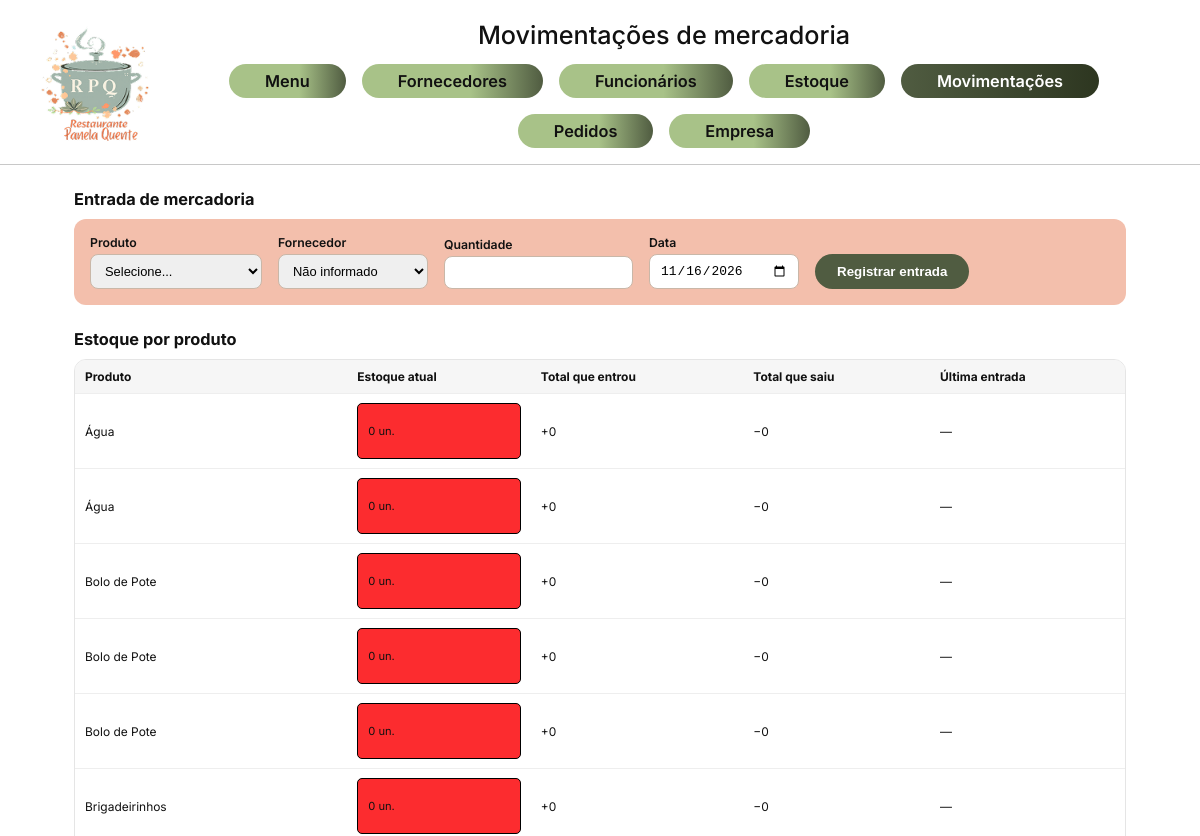
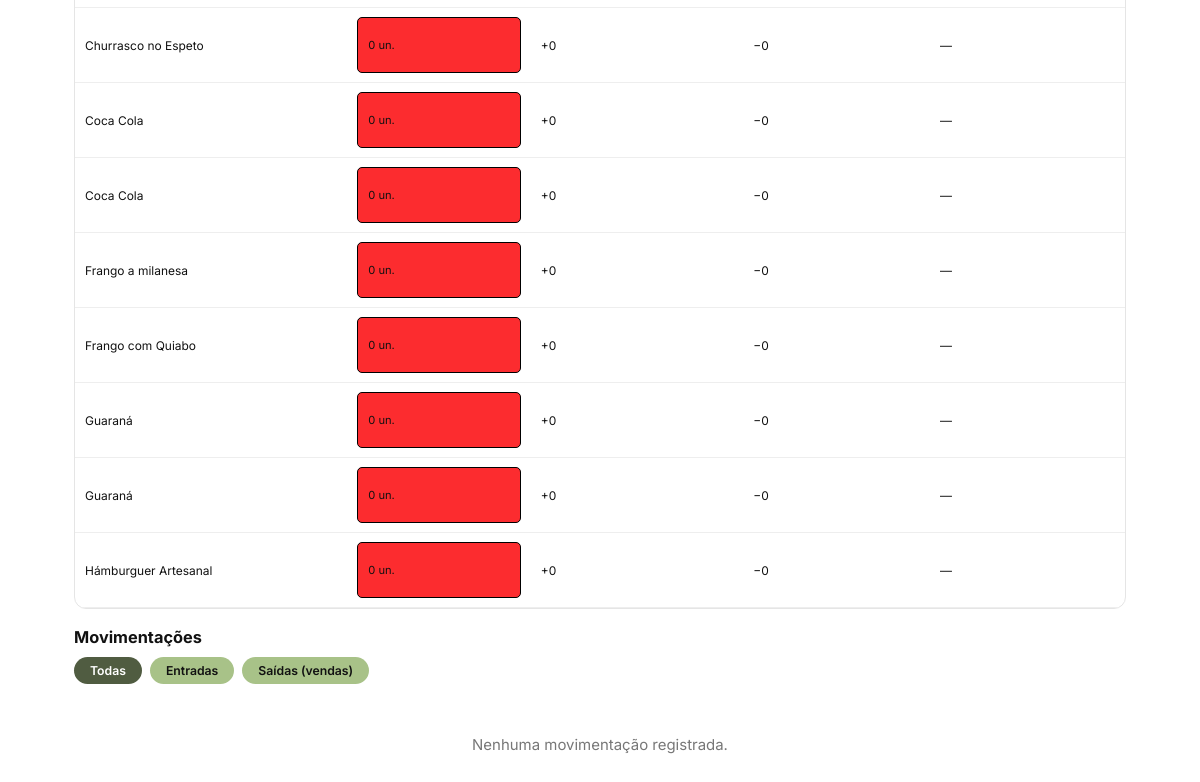
/projetobernardolohana/index.php?controller=produto&action=movimentos (signed in), run on an earlier commit of the app's database (2 pictures, top to bottom).
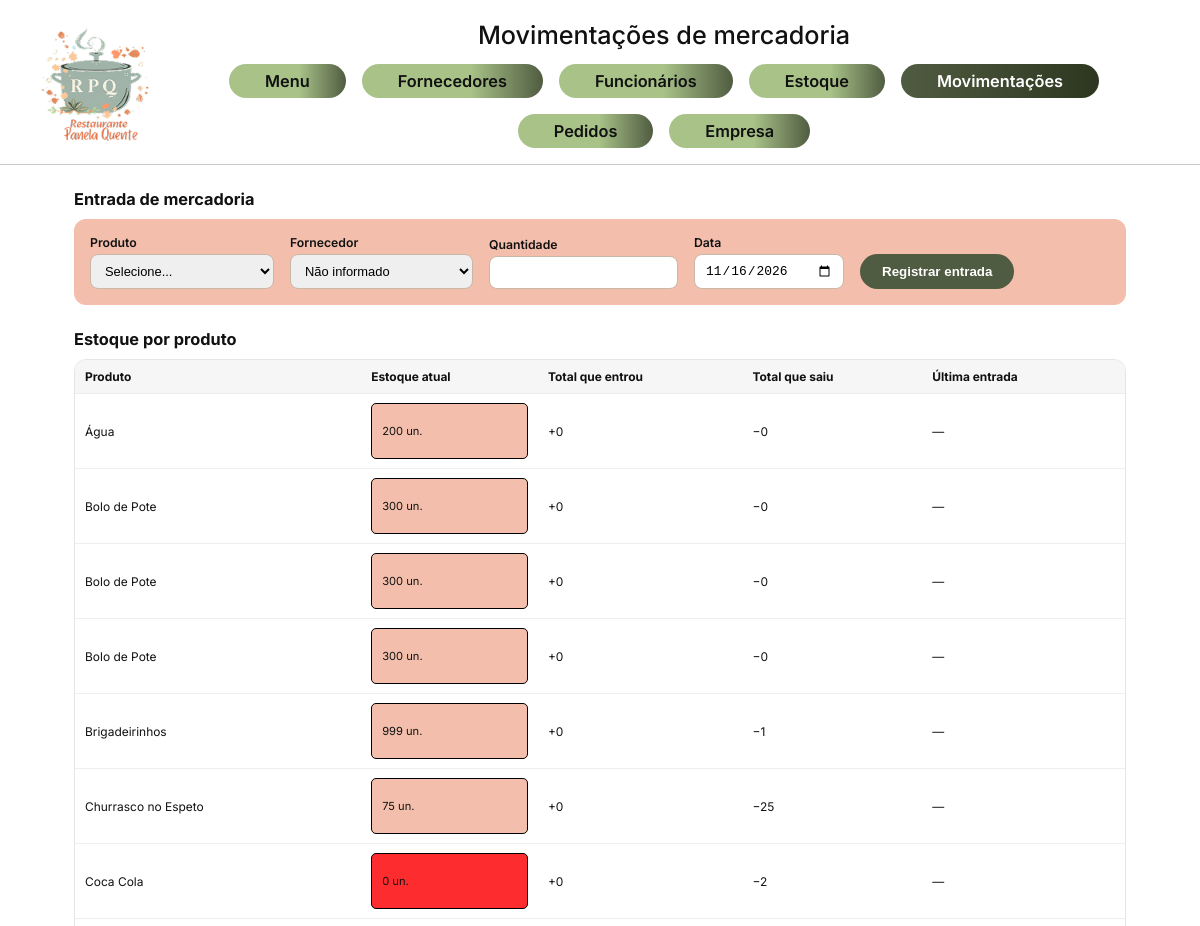
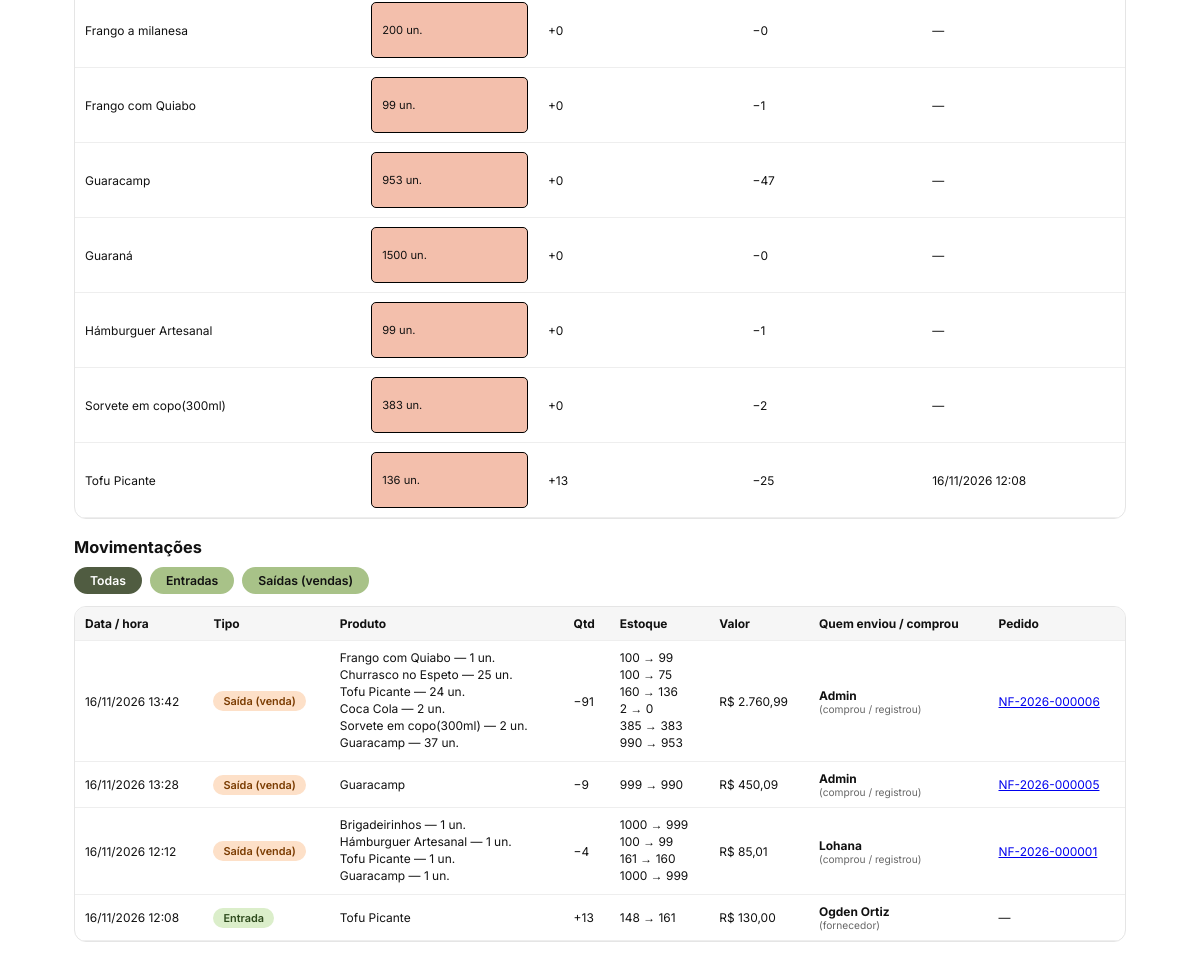
And on a later commit of the database (2 pictures, top to bottom).
### tables this page shows
CREATE TABLE `produto` (
  `id` int(11) NOT NULL,
  `categoria_id` int(11) NOT NULL,
  `nome` varchar(100) NOT NULL,
  `descricao` text DEFAULT NULL,
  `variacao` varchar(150) DEFAULT NULL,
  `preco` decimal(10,2) NOT NULL DEFAULT 0.00,
  `estoque_qtd` int(11) NOT NULL DEFAULT 0,
  `fornecedor_id` int(11) DEFAULT NULL,
  `ativo` tinyint(1) NOT NULL DEFAULT 1
);

CREATE TABLE `entrada_mercadoria` (
  `id` int(11) NOT NULL,
  `tipo` enum('entrada','venda') NOT NULL DEFAULT 'entrada',
  `produto_id` int(11) DEFAULT NULL,
  `produto_nome` varchar(100) DEFAULT NULL,
  `fornecedor_id` int(11) DEFAULT NULL,
  `pedido_id` int(11) DEFAULT NULL,
  `usuario_id` int(11) DEFAULT NULL,
  `quantidade` int(11) NOT NULL DEFAULT 0,
  `valor_unitario` decimal(10,2) NOT NULL DEFAULT 0.00,
  `estoque_antes` int(11) DEFAULT NULL,
  `estoque_depois` int(11) DEFAULT NULL,
  `data` date NOT NULL,
  `status` enum('rascunho','confirmado') NOT NULL DEFAULT 'rascunho',
  `valor_total` decimal(10,2) NOT NULL DEFAULT 0.00,
  `criado_em` timestamp NOT NULL DEFAULT current_timestamp()
);

CREATE TABLE `pedido` (
  `id` int(11) NOT NULL,
  `produto_id` int(11) DEFAULT NULL,
  `produto_nome` varchar(255) NOT NULL,
  `variacao` varchar(120) DEFAULT NULL,
  `usuario_id` int(11) DEFAULT NULL,
  `quantidade` int(11) NOT NULL DEFAULT 1,
  `preco_unitario` decimal(10,2) NOT NULL DEFAULT 0.00,
  `valor_total` decimal(10,2) NOT NULL DEFAULT 0.00,
  `desconto` decimal(10,2) NOT NULL DEFAULT 0.00,
  `data_pedido` datetime NOT NULL,
  `hora_recebimento` time DEFAULT NULL,
  `nota_fiscal` varchar(60) DEFAULT NULL,
  `criado_em` timestamp NOT NULL DEFAULT current_timestamp()
);

CREATE TABLE `fornecedor` (
  `id` int(11) NOT NULL,
  `nome` varchar(120) NOT NULL,
  `cpf` varchar(20) DEFAULT NULL,
  `lugar` varchar(150) DEFAULT NULL,
  `produtos` text DEFAULT NULL,
  `data_recebimento` date DEFAULT NULL,
  `hora_recebimento` time DEFAULT NULL,
  `ativo` tinyint(1) NOT NULL DEFAULT 1
);

### projetobernardolohana/controllers/produtocontroller.php (called while the page is built, shortened)
<?php
require_once __DIR__ . '/../models/entrada.php';
class ProdutoController
{
    public function movimentos(): void
    {
        $tipo = in_array($_GET['tipo'] ?? '', ['entrada', 'venda'], true) ? $_GET['tipo'] : null;
        $modelo = new Entrada();
        $movimentos = $modelo->listarMovimentos($tipo);
        $resumo = $modelo->resumoPorProduto();
        require_once __DIR__ . '/../views/movimentos.php';
    }
}

### projetobernardolohana/index.php (called while the page is built, shortened)
<?php
require_once __DIR__ . '/config/db.php';
$controller = $_GET['controller'] ?? 'auth';
$action = $_GET['action'] ?? 'form';
switch ($controller) {
    case 'produto':
        require_once __DIR__ . '/controllers/produtocontroller.php';
        $c = new ProdutoController();
        break;
}
$c->$action();

### projetobernardolohana/config/db.php (called while the page is built)
<?php
class Database
{
    private static $conn=null;
    public static function getConnection()
    {
        if (self::$conn === null) {
            try {
                self::$conn=new PDO(
                    "mysql:host=localhost;dbname=projetorrgi51;charset=utf8mb4",
                    "root",
                    "",
                    [
                        PDO::ATTR_ERRMODE=>PDO::ERRMODE_EXCEPTION,
                        PDO::ATTR_DEFAULT_FETCH_MODE=>PDO::FETCH_ASSOC
                    ]
                );
            }catch (PDOException $e){
                die("Erro ao conectar ao banco de dados.");
            }
        }
        return self::$conn;
    }
}

### projetobernardolohana/models/entrada.php (called while the page is built, shortened)
<?php
require_once __DIR__ . '/../config/db.php';
class Entrada
{
    private PDO $conn;
    public function __construct()
    {
        $this->conn = Database::getConnection();
    }
    public function listarMovimentos(?string $tipo = null, int $limite = 300): array
    {
        $filtro = $tipo ? "WHERE e.tipo = :tipo" : "";
        $stmt = $this->conn->prepare("
            SELECT e.id, e.tipo, e.data, e.criado_em, e.produto_id, e.produto_nome,
                   e.quantidade, e.valor_unitario, e.valor_total,
                   e.estoque_antes, e.estoque_depois, e.pedido_id, pe.nota_fiscal,
                   f.nome AS fornecedor_nome,
                   COALESCE(uc.nome, ur.nome) AS pessoa,
                   CASE WHEN e.tipo = 'entrada' THEN 'Fornecedor' ELSE 'Cliente / garçom' END AS papel
            FROM entrada_mercadoria e
            LEFT JOIN fornecedor f ON f.id = e.fornecedor_id
            LEFT JOIN usuario ur ON ur.id = e.usuario_id
            LEFT JOIN pedido pe ON pe.id = e.pedido_id
            LEFT JOIN usuario uc ON uc.id = pe.usuario_id
            {$filtro}
            ORDER BY e.criado_em DESC, e.id DESC
            LIMIT :lim
        ");
        $stmt->bindValue(':lim', $limite, PDO::PARAM_INT);
        $stmt->execute();
        return $stmt->fetchAll();
    }
    public function resumoPorProduto(): array
    {
        return $this->conn->query("
            SELECT p.id, p.nome, p.estoque_qtd,
                   COALESCE(SUM(CASE WHEN e.tipo = 'entrada' THEN e.quantidade END), 0) AS total_entrada,
                   COALESCE(SUM(CASE WHEN e.tipo = 'venda'   THEN e.quantidade END), 0) AS total_saida,
                   MAX(CASE WHEN e.tipo = 'entrada' THEN e.criado_em END) AS ultima_entrada
            FROM produto p
            LEFT JOIN entrada_mercadoria e ON e.produto_id = p.id
            GROUP BY p.id, p.nome, p.estoque_qtd
            ORDER BY p.nome
        ")->fetchAll();
    }
}

### projetobernardolohana/views/movimentos.php (the view, shortened to what the changed rows need)
<?php
function precoMov(?float $v): string
{
    return 'R$ ' . number_format($v ?? 0, 2, ',', '.');
}
$filtroAtual = $tipo ?? 'todas';
?>
<!DOCTYPE html>
<html lang="pt-BR">
<head>
  <link rel="stylesheet" href="public/assets/css/style.css">
</head>
<body data-page="produtos">
  <header class="site-header">
    <div class="header-right">
      <h1 class="header-title">Movimentações de mercadoria</h1>
    </div>
  </header>
  <section class="mov-box">
    <h2 class="mov-titulo">Entrada de mercadoria</h2>
  </section>
  <section class="mov-box">
    <h2 class="mov-titulo">Estoque por produto</h2>
    <div class="mov-tabela-wrap">
      <table class="mov-tabela">
        <thead>
          <tr>
            <th>Produto</th><th>Estoque atual</th><th>Total que entrou</th>
            <th>Total que saiu</th><th>Última entrada</th>
          </tr>
        </thead>
        <tbody>
          <?php foreach ($resumo as $r): ?>
            <?php $atual = (int)$r['estoque_qtd']; $classe = $atual <= 0 ? 'estoque-zero' : ($atual <= 10 ? 'estoque-baixo' : ''); ?>
            <tr>
              <td><?= htmlspecialchars($r['nome']) ?></td>
              <td><span class="badge badge-estoque <?= $classe ?>"><?= $atual ?> un.</span></td>
              <td>+<?= (int)$r['total_entrada'] ?></td>
              <td>−<?= (int)$r['total_saida'] ?></td>
              <td><?= $r['ultima_entrada'] ? htmlspecialchars(date('d/m/Y H:i', strtotime($r['ultima_entrada']))) : '—' ?></td>
            </tr>
          <?php endforeach; ?>
        </tbody>
      </table>
    </div>
    <h2 class="mov-titulo">Movimentações</h2>
    <div class="mov-filtros">
      <a href="index.php?controller=produto&action=movimentos" class="<?= $filtroAtual === 'todas' ? 'ativo' : '' ?>">Todas</a>
      <a href="index.php?controller=produto&action=movimentos&tipo=entrada" class="<?= $filtroAtual === 'entrada' ? 'ativo' : '' ?>">Entradas</a>
      <a href="index.php?controller=produto&action=movimentos&tipo=venda" class="<?= $filtroAtual === 'venda' ? 'ativo' : '' ?>">Saídas (vendas)</a>
    </div>
    <?php if (empty($movimentos)): ?>
      <div class="empty-msg">Nenhuma movimentação registrada.</div>
    <?php else: ?>
      <div class="mov-tabela-wrap">
        <table class="mov-tabela">
          <thead>
            <tr>
              <th>Data / hora</th><th>Tipo</th><th>Produto</th><th>Qtd</th>
              <th>Estoque</th><th>Valor</th><th>Quem enviou / comprou</th><th>Pedido</th>
            </tr>
          </thead>
          <tbody>
            <?php
              $grupos = [];
              foreach ($movimentos as $m) {
                $chave = ($m['tipo'] === 'venda' && !empty($m['pedido_id']))
                       ? 'v:' . ($m['nota_fiscal'] ?: $m['pedido_id'])
                       : 'x:' . $m['id'];
                if (!isset($grupos[$chave])) $grupos[$chave] = ['head' => $m, 'itens' => [], 'qtd' => 0, 'valor' => 0.0];
                $grupos[$chave]['itens'][] = $m;
                $grupos[$chave]['qtd']   += (int)$m['quantidade'];
                $grupos[$chave]['valor'] += (float)$m['valor_total'];
              }
            ?>
            <?php foreach ($grupos as $g): $m = $g['head']; $multi = count($g['itens']) > 1; ?>
              <tr>
                <td><?= htmlspecialchars(date('d/m/Y H:i', strtotime($m['criado_em']))) ?></td>
                <td>
                  <span class="mov-tipo mov-tipo-<?= $m['tipo'] ?>">
                    <?= $m['tipo'] === 'entrada' ? 'Entrada' : 'Saída (venda)' ?>
                  </span>
                </td>
                <td>
                  <?php if (!$multi): ?>
                    <?= htmlspecialchars($m['produto_nome']) ?>
                  <?php else: ?>
                    <ul class="mov-itens">
                      <?php foreach ($g['itens'] as $it): ?>
                        <li><?= htmlspecialchars($it['produto_nome']) ?> — <?= (int)$it['quantidade'] ?> un.</li>
                      <?php endforeach; ?>
                    </ul>
                  <?php endif; ?>
                </td>
                <td><?= $m['tipo'] === 'entrada' ? '+' : '−' ?><?= (int)$g['qtd'] ?></td>
                <td>
                  <?php if (!$multi): ?>
                    <?= (int)$m['estoque_antes'] ?> → <?= (int)$m['estoque_depois'] ?>
                  <?php else: ?>
                    <ul class="mov-itens">
                      <?php foreach ($g['itens'] as $it): ?>
                        <li><?= (int)$it['estoque_antes'] ?> → <?= (int)$it['estoque_depois'] ?></li>
                      <?php endforeach; ?>
                    </ul>
                  <?php endif; ?>
                </td>
                <td><?= precoMov((float)$g['valor']) ?></td>
                <td>
                  <?php if ($m['tipo'] === 'entrada'): ?>
                    <strong><?= htmlspecialchars($m['fornecedor_nome'] ?? 'Não informado') ?></strong>
                    <small>(fornecedor)</small>
                  <?php else: ?>
                    <strong><?= htmlspecialchars($m['pessoa'] ?? '—') ?></strong>
                    <small>(comprou / registrou)</small>
                  <?php endif; ?>
                </td>
                <td>
                  <?php if (!empty($m['pedido_id'])): ?>
                    <a href="index.php?controller=venda&action=notaFiscal&id=<?= (int)$m['pedido_id'] ?>"><?= !empty($m['nota_fiscal']) ? htmlspecialchars($m['nota_fiscal']) : '#' . (int)$m['pedido_id'] ?></a>
                  <?php else: ?>—<?php endif; ?>
                </td>
              </tr>
            <?php endforeach; ?>
          </tbody>
        </table>
      </div>
    <?php endif; ?>
  </section>
</body>
</html>

What changed in the data, as far as the page shows it:
removed produto: nome "Água", estoque_qtd "0", total_entrada "0", total_saida "0"
removed produto: nome "Bolo de Pote", estoque_qtd "0", total_entrada "0", total_saida "0"
removed produto: nome "Coca Cola", estoque_qtd "0", total_entrada "0", total_saida "0"
changed produto "Água": estoque_qtd "0" → "200"
changed produto (number 2 of 14 on the later page): estoque_qtd "0" → "300"; moves up the list
added produto: nome "Bolo de Pote", estoque_qtd "300", total_entrada "0", total_saida "0"
changed produto (number 4 of 14 on the later page): estoque_qtd "0" → "300"
changed produto "Brigadeirinhos": estoque_qtd "0" → "999"; total_saida "0" → "1"
changed produto "Churrasco no Espeto": estoque_qtd "0" → "75"; total_saida "0" → "25"
changed produto "Coca Cola": total_saida "0" → "2"
changed produto "Frango a milanesa": estoque_qtd "0" → "200"
changed produto "Frango com Quiabo": estoque_qtd "0" → "99"; total_saida "0" → "1"
changed produto: nome "Guaraná" → "Guaracamp"; estoque_qtd "0" → "953"; total_saida "0" → "47"
changed produto "Guaraná": estoque_qtd "0" → "1500"
changed produto "Hámburguer Artesanal": estoque_qtd "0" → "99"; total_saida "0" → "1"
added produto: nome "Sorvete em copo(300ml)", estoque_qtd "383", total_entrada "0", total_saida "2"
added produto: nome "Tofu Picante", estoque_qtd "136", total_entrada "13", total_saida "25", ultima_entrada "16/11/2026 12:08"
added entrada_mercadoria: criado_em "16/11/2026 13:42", tipo "Saída (venda)", produto_nome "Frango com Quiabo", quantidade "1", qtd "91", estoque_antes "100", estoque_depois "99", valor "R$ 2.760,99", pessoa "Admin", pedido.nota_fiscal "NF-2026-000006"
added entrada_mercadoria: produto_nome "Churrasco no Espeto", quantidade "25", estoque_antes "100", estoque_depois "75"
added entrada_mercadoria: produto_nome "Tofu Picante", quantidade "24", estoque_antes "160", estoque_depois "136"
added entrada_mercadoria: produto_nome "Coca Cola", quantidade "2", estoque_antes "2", estoque_depois "0"
added entrada_mercadoria: produto_nome "Sorvete em copo(300ml)", quantidade "2", estoque_antes "385", estoque_depois "383"
added entrada_mercadoria: produto_nome "Guaracamp", quantidade "37", estoque_antes "990", estoque_depois "953"
added entrada_mercadoria: criado_em "16/11/2026 13:28", tipo "Saída (venda)", produto_nome "Guaracamp", qtd "9", estoque_antes "999", estoque_depois "990", valor "R$ 450,09", pessoa "Admin", pedido.nota_fiscal "NF-2026-000005", shown under "Movimentações"
added entrada_mercadoria: criado_em "16/11/2026 12:12", tipo "Saída (venda)", produto_nome "Brigadeirinhos", quantidade "1", qtd "4", estoque_antes "1000", estoque_depois "999", valor "R$ 85,01", pessoa "Lohana", pedido.nota_fiscal "NF-2026-000001"
added entrada_mercadoria: produto_nome "Hámburguer Artesanal", quantidade "1", estoque_antes "100", estoque_depois "99"
added entrada_mercadoria: produto_nome "Tofu Picante", quantidade "1", estoque_antes "161", estoque_depois "160"
added entrada_mercadoria: produto_nome "Guaracamp", quantidade "1", estoque_antes "1000", estoque_depois "999"
added entrada_mercadoria: criado_em "16/11/2026 12:08", tipo "Entrada", produto_nome "Tofu Picante", qtd "13", estoque_antes "148", estoque_depois "161", valor "R$ 130,00", fornecedor.nome "Ogden Ortiz", shown under "Movimentações"
Also different on the page:
text no longer shown: "Nenhuma movimentação registrada."
text now shown: "Data / hora Tipo Produto Qtd Estoque Valor Quem enviou / comprou Pedido"
